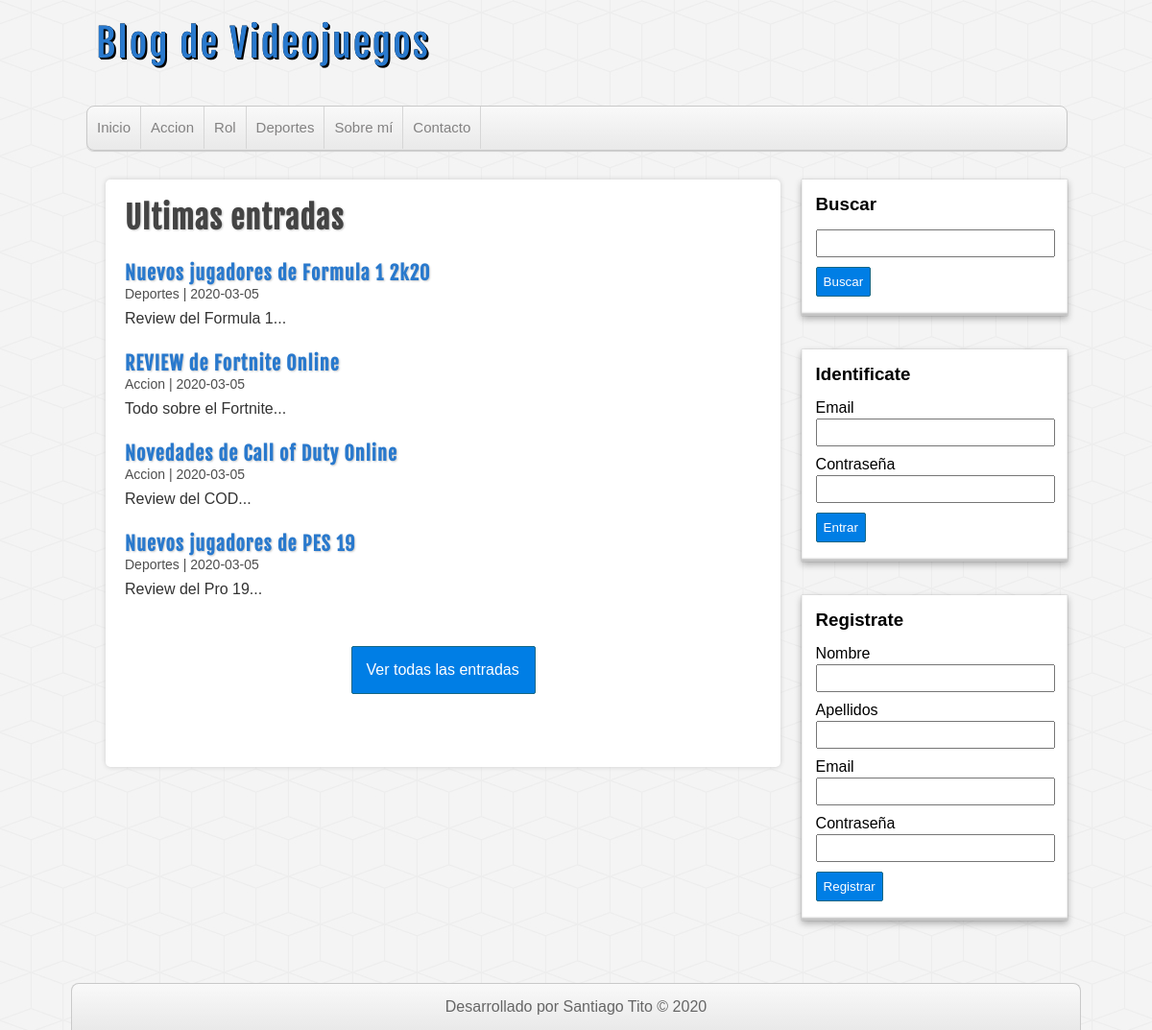
The page / on the database its author committed.
### tables this page shows
CREATE TABLE categorias(
    id          int(255) auto_increment not null,
    nombre      varchar(100) ,
    CONSTRAINT pk_categorias PRIMARY KEY (id)
);

CREATE TABLE entradas(
    id              int(255) auto_increment not null,
    usuario_id      int(255) not null,
    categoria_id    int(255) not null,
    titulo          varchar(255) not null,
    descripcion     MEDIUMTEXT,
    fecha           date not null,
    CONSTRAINT pk_entradas PRIMARY KEY (id),
    CONSTRAINT fk_entrada_usuario FOREIGN KEY (usuario_id) REFERENCES usuarios(id),
    CONSTRAINT fk_entrada_categoria FOREIGN KEY (categoria_id) REFERENCES categorias(id)
);

### includes/helpers.php (called while the page is built, shortened)
<?php
function conseguirCategorias($conexion){
    $sql = "SELECT * FROM categorias ORDER BY id ASC";
    $categorias = mysqli_query($conexion, $sql);
    $resultado = array();
    if($categorias && mysqli_num_rows($categorias) >= 1){
        $resultado = $categorias;
    }
    return $resultado;
}
function conseguirEntradas($conexion, $limit = null, $categoria = null, $busqueda = null){
    $sql = "SELECT e.*, c.nombre AS 'categoria' FROM entradas e ".
            "INNER JOIN categorias c ON e.categoria_id = c.id ";
            $sql .= " ORDER BY e.id DESC ";
            if($limit){
                $sql .= 'LIMIT 4';
            }
    $entradas = mysqli_query($conexion, $sql);
    $resultado = array();
    if($entradas && mysqli_num_rows($entradas) >= 1){
        $resultado = $entradas;
    }
    return $resultado;
}
?>

### index.php (the view)
<?php require_once 'includes/cabecera.php'; ?>
    <?php require_once 'includes/lateral.php'; ?>
        <div id="principal">
            <h1>Ultimas entradas</h1>
            <?php
                 $entradas = conseguirEntradas($db, true);
                 if(!empty($entradas)):
                    while($entrada = mysqli_fetch_assoc($entradas)):
            ?>
            <article class="entrada">
                <a href="entrada.php?id=<?=$entrada['id']?>">
                    <h2><?=$entrada['titulo'];?></h2>
                    <span class="fecha"><?=$entrada['categoria'].' | '.$entrada['fecha'];?></span>
                    <p>
                        <?= substr($entrada['descripcion'], 0, 180). "...";?>
                    </p>
                </a>
            </article>
            <?php
                    endwhile;
                 endif;
            ?>
            <div id="ver-todas">
                <a href="entradas.php">Ver todas las entradas</a>
            </div>
        </div>
<?php require_once 'includes/pie.php'; ?>

### includes/cabecera.php (shortened to what this page needs)
<?php require_once 'conexion.php'; ?>
<?php require_once 'includes/helpers.php'; ?>
<!DOCTYPE html>
<html lang="es">
<head>
    <link rel="stylesheet" type="text/css" href="./assets/css/style.css">
</head>
<body>
    <header id="cabecera">
        <div id="logo">
            <a href="index.php">
                Blog de Videojuegos
            </a>
        </div>
            <nav id="menu">
                <ul>
                    <li>
                        <a href="index.php">Inicio</a>
                    </li>
                   <?php
                        $categorias = conseguirCategorias($db);
                        if(!empty($categorias)):
                        while($categoria = mysqli_fetch_assoc($categorias)) :
                   ?>
                    <li>
                        <a href="categoria.php?id=<?=$categoria['id'];?>"><?= $categoria['nombre'];?></a>
                    </li>
                   <?php
                        endwhile;
                        endif;
                    ?>
                    <li>
                        <a href="index.php">Sobre mí</a>
                    </li>
                    <li>
                        <a href="index.php">Contacto</a>
                    </li>
                </ul>
            </nav>
    </header>
    <div id="contenedor">

### includes/lateral.php (shortened to what this page needs)
<aside id="sidebar">
<div id="buscador" class="bloque">
               <h3>Buscar</h3>
               <form action="buscar.php" method="POST">
                   <input type="text" name="busqueda">
                   <input type="submit" value="Buscar">
               </form>
           </div>
    <?php if(!isset($_SESSION['usuario'])): ?>
           <div id="login" class="bloque">
               <h3>Identificate</h3>
               <form action="login.php" method="POST">
                   <label for="email">Email</label>
                   <input type="email" name="email">
                   <label for="password">Contraseña</label>
                   <input type="password" name="password">
                   <input type="submit" value="Entrar">
               </form>
           </div>
           <div id="register" class="bloque">
               <h3>Registrate</h3>
               <form action="registro.php" method="POST">
                   <label for="nombre">Nombre</label>
                   <input type="text" name="nombre">
                   <label for="apellidos">Apellidos</label>
                   <input type="text" name="apellidos">
                   <label for="email">Email</label>
                   <input type="email" name="email">
                   <label for="password">Contraseña</label>
                   <input type="password" name="password">
                   <input type="submit" value="Registrar" name="submit">
               </form>
           </div>
               <?php endif;?>
       </aside>

### includes/pie.php (shortened to what this page needs)
    </div>
    <footer id="pie">
        <p>Desarrollado por Santiago Tito &copy; 2020</p>
    </footer>
</body>
</html>

### assets/css/style.css (style rules this page uses)
* { margin: 0px; padding: 0px; font-family: sans-serif, Helvetica, Arial; text-decoration: none; }
body { background: url(../img/cubes.png) #F4F4F4; }
.fecha { color: #4e4e4e; margin-top: 5px; font-size: 14px; }
#cabecera { width: 85%; height: auto; background: transparent; margin: 0px auto; }
#logo { float: left; width: 540px; height: 110px; }
#logo a { font-family: "fajala", Helvetica; font-size: 40px; letter-spacing: 2px; color: #2979CD; text-shadow: 0px 0px 0px black, 1px 1px 0px black, 2px 2px 0px black; transition: all 500ms; line-height: 90px; margin-left: 10px; }
#menu { clear: both; width: 100%; height: 45px; background: linear-gradient(to bottom, #f9f9f9 0px, #e9e9e9 100%); border: 1px solid #C9C9C9; border-radius: 8px; box-shadow: 0px 1px 1px #ccc; overflow: hidden; }
#menu ul { list-style: none; }
#menu ul li { float: left; line-height: 44px; border-right: 1px solid #D6D6D6; }
#menu ul li a { display: block; padding-left: 10px; padding-right: 10px; font-size: 15px; color: #838282; }
#contenedor { width: 85%; height: auto; margin: 0px auto; margin-top: 30px; margin-bottom: 30px; }
#sidebar { float: right; width: 27%; height: auto; }
.bloque { display: block; width: 90%; margin: 0px auto; margin-bottom: 35px; background: white; padding: 15px; box-shadow: 0px 0px 1px rgba(0, 0, 0, 0.3), 0px 3px 7px rgba(0, 0, 0, 0.3), 0px 0px 1px #FFFFFF inset, 0px -3px 2px rgba(0, 0, 0, 0.25) inset; }
.bloque h3 { margin-bottom: 15px; }
label, input[type="text"], input[type="email"], input[type="password"] { display: block; width: 95%; margin-top: 2px; margin-bottom: 2px; }
input[type="text"], input[type="email"], input[type="password"] { padding: 5px; margin-bottom: 10px; }
input[type="button"], input[type="submit"], .boton { margin-top: 5px; margin-bottom: 5px; display: block; border-radius: 2px; color: white; background: #007ee5; border: 1px solid #156785; cursor: pointer; padding: 7px; }
#principal { float: left; width: 65%; min-height: 572px; background: white; border-radius: 5px; box-shadow: 0px 0px 5px #ccc; margin-left: 20px; padding: 20px; overflow: hidden; }
#principal a { color: #333; }
#principal h1 { font-size: 32px; color: #444; letter-spacing: 1px; text-shadow: 1px 1px 2px #ccc; font-family: "fajala"; }
#principal h2 { font-size: 20px; color: #2979CD; text-shadow: 1px 1px 2px #ccc; letter-spacing: 1px; font-family: "fajala"; margin-top: 25px; }
#principal p { margin-top: 8px; }
#ver-todas a { display: block; border-radius: 2px; padding: 15px; color: white; background: #007ee5; border: 1px solid #156785; cursor: pointer; width: 160px; margin: 0px auto; margin-top: 50px; }
#pie { clear: both; width: 85%; margin: 0px auto; background: linear-gradient(to bottom, #f9f9f9 0px, #e9e9e9 100%); border: 1px solid #c9c9c9; border-bottom: none; border-radius: 8px 8px 0px 0px; color: #666; height: auto; padding: 15px; text-align: center; }

### rows shown on the page
categorias: nombre "Accion"
categorias: nombre "Rol"
categorias: nombre "Deportes"
entradas: titulo "Nuevos jugadores de Formula 1 2k20", categoria.nombre "Deportes", fecha "2020-03-05", descripcion "Review del Formula 1"
entradas: titulo "REVIEW de Fortnite Online", categoria.nombre "Accion", fecha "2020-03-05", descripcion "Todo sobre el Fortnite"
entradas: titulo "Novedades de Call of Duty Online", categoria.nombre "Accion", fecha "2020-03-05", descripcion "Review del COD"
entradas: titulo "Nuevos jugadores de PES 19", categoria.nombre "Deportes", fecha "2020-03-05", descripcion "Review del Pro 19"
